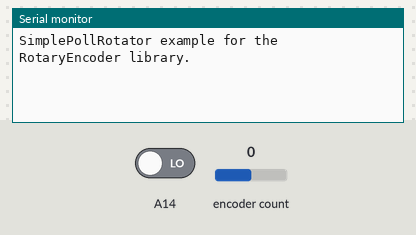
A program run on a simulated Arduino Mega 2560, built with avr-gcc and run on an emulated ATmega2560. Parts: the last lines printed to the serial monitor. The test bench sets the inputs (shaded band); at power-on: encoder count 0, A14 LOW.

Above: at 1.2 s.
1.3 s: encoder count set to 1
At 2.4 s:
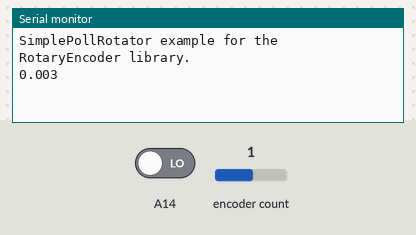
2.8 s: encoder count set to 0
At 3.5 s:
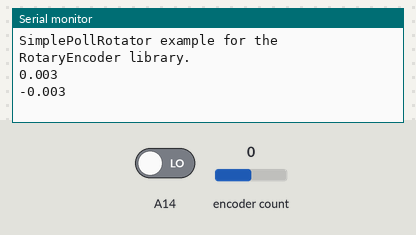

Measured:
- after the input at 1.3 s, the serial monitor: prints a new line at once (image 1)
- after the input at 2.8 s, the serial monitor: prints a new line at once (image 2)

The program:

main.cpp
```cpp
//Código del encoder Futek TRS605  para Arduino Mega
#include <RotaryEncoder.h>
#include <Wire.h>
#include <Adafruit_ADS1X15.h>

//Pines de interrupción a usar
RotaryEncoder encoder(A13, A14);

void setup()
{
  Serial.begin(9600);
  Serial.println("SimplePollRotator example for the RotaryEncoder library.");

  // Registros directos del microcontrolador para habilitar interrupciones
  PCICR |= (1 << PCIE2);
  PCMSK2 |= (1 << PCINT21) | (1 << PCINT22);
}


//Rutina de servicio a interrupción para los registros de interrupción anteriormente habilitados
ISR(PCINT2_vect) {
  encoder.tick();
}


// Read the current position of the encoder and print out when changed.
void loop()
{
  static int pos = 0;
  static int milis=0;//guarda el instante
  float deltaT,deltaPos,angSpeed;
  int newmilis=0;//inicializa nuevo instante en cero;
  int newPos = encoder.getPosition(); //Toma valor de posición del encoder

  if (pos != newPos) {//si hubo un cambio en la cuenta, entonces:
    newmilis=millis();
    deltaPos=newPos-pos;//calcular el cambio en cuentas,

    if(deltaPos){//procesar solo deltas positivos, skipeando los overflows
        deltaT=((newmilis-milis)/1000);//deltat en segundos
        deltaPos=deltaPos/360;//deltapos en revoluciones ?
        angSpeed=deltaPos/deltaT;//
        Serial.print(angSpeed,3);
        Serial.println();
        delay(1000);//lanzar lecturas solo cada segundo
      }
    milis=newmilis;
    pos = newPos;


  } // if
} // loop ()
```
